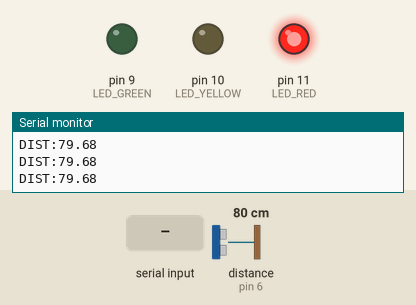
Recording of a sketch running on a simulated Arduino Mega 2560, built with avr-gcc and run on an emulated ATmega2560. Shown: output pins drawn as LEDs (lit = HIGH), the last lines printed to the serial monitor. Wiring (inferred from the names in the program): ultrasonic range finder: trigger pin 7; echo pin 6. The test bench sets the inputs (shaded band); at power-on: distance to the obstacle (sensor on pin 6) 80 cm. The echo pulse lasts 58.3 µs per cm; pins used as bus, display or sensor lines are not drawn.

Above: at 1.2 s.
1.3 s: "LED:\n" received over Serial
At 3.0 s:
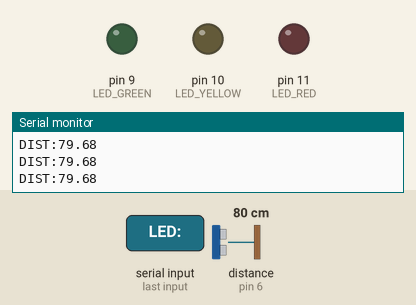
Timing chart, 0 to 4.5 s (numbered marks = the images above; inputs shaded):
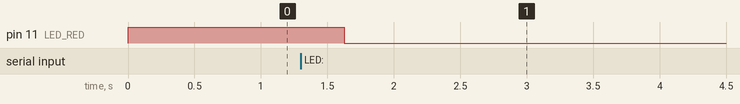

Measured:
- after the input at 1.3 s, pin 11 (LED_RED): HIGH → LOW after 0.33 s

The sketch:

vehicle_sensor.ino
```cpp
/*
 * Smart Street Intersection — Arduino Mega 2560-R3
 * Sensor HC-SR04 + 3 LEDs (Rojo, Amarillo, Verde)
 *
 * CONEXIONES:
 *   HC-SR04  VCC  → 5V
 *   HC-SR04  GND  → GND
 *   HC-SR04  TRIG → Pin 7
 *   HC-SR04  ECHO → Pin 6
 *   LED Verde (+) → Pin 9  → resistencia 220Ω → GND
 *   LED Amarillo(+)→ Pin 10 → resistencia 220Ω → GND
 *   LED Rojo  (+) → Pin 11 → resistencia 220Ω → GND
 *
 * PROTOCOLO SERIAL (9600 baud):
 *   Arduino → Java : "DIST:15.30\n"
 *   Java → Arduino : "LED:GREEN\n" | "LED:YELLOW\n" | "LED:RED\n"
 */

const int TRIG_PIN   = 7;
const int ECHO_PIN   = 6;
const int LED_GREEN  = 9;
const int LED_YELLOW = 10;
const int LED_RED    = 11;

const float DETECTION_CM = 20.0;
String incomingCmd = "";

void setup() {
  Serial.begin(9600);
  pinMode(TRIG_PIN,   OUTPUT);
  pinMode(ECHO_PIN,   INPUT);
  pinMode(LED_GREEN,  OUTPUT);
  pinMode(LED_YELLOW, OUTPUT);
  pinMode(LED_RED,    OUTPUT);
  setLed("RED");
  Serial.println("READY:SmartIntersection");
}

void loop() {
  float dist = measureDistance();

  // Enviar lectura a Java
  Serial.print("DIST:");
  Serial.println(dist, 2);

  // Leer comando de Java (no bloqueante)
  if (Serial.available() > 0) {
    incomingCmd = Serial.readStringUntil('\n');
    incomingCmd.trim();
    if (incomingCmd.startsWith("LED:")) {
      String color = incomingCmd.substring(4);
      setLed(color);
      Serial.print("ACK:LED:");
      Serial.println(color);
    }
  }

  delay(400);
}

float measureDistance() {
  digitalWrite(TRIG_PIN, LOW);
  delayMicroseconds(2);
  digitalWrite(TRIG_PIN, HIGH);
  delayMicroseconds(10);
  digitalWrite(TRIG_PIN, LOW);
  long dur = pulseIn(ECHO_PIN, HIGH, 30000);
  if (dur == 0) return 999.0;
  return (dur * 0.0343) / 2.0;
}

void setLed(String color) {
  digitalWrite(LED_GREEN,  LOW);
  digitalWrite(LED_YELLOW, LOW);
  digitalWrite(LED_RED,    LOW);
  if      (color == "GREEN")  digitalWrite(LED_GREEN,  HIGH);
  else if (color == "YELLOW") digitalWrite(LED_YELLOW, HIGH);
  else if (color == "RED")    digitalWrite(LED_RED,    HIGH);
}
```
